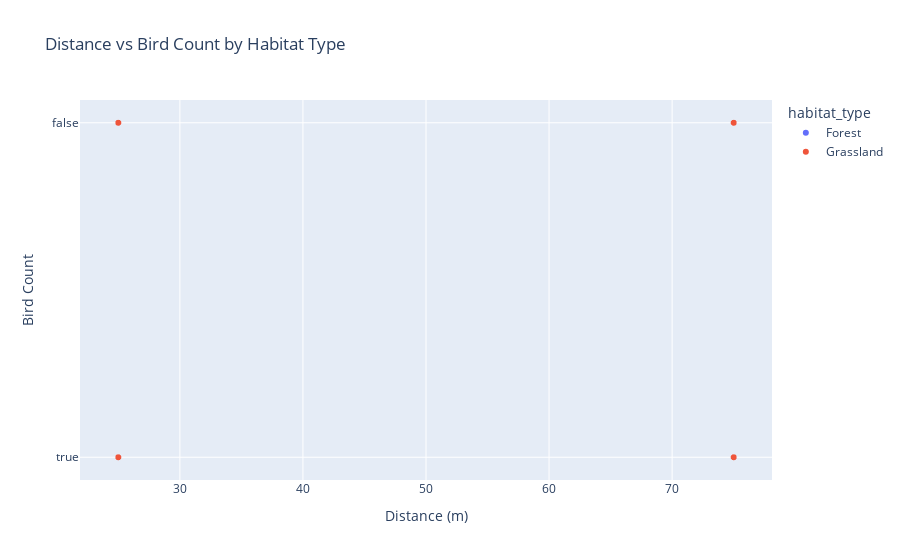

Write notebook code for a chart like this one.
### Code cell
fig = px.scatter(bird_df, x='distance_numeric', y='initial_three_min_cnt',
                 color='habitat_type',
                 hover_data=['common_name', 'location_type', 'observer'],
                 title='Distance vs Bird Count by Habitat Type')

fig.update_layout(xaxis_title='Distance (m)', yaxis_title='Bird Count')
fig.show()

### Figure 1 — Plotly figure (JSON) as saved in the notebook; plotly's stock layout.template omitted (floating-point values rounded to 4 significant figures; data arrays with more than 128 entries replaced by an {"elided": "..."} marker saying what was removed)
{"data": [{"customdata": {"elided": "8546x3 str values"}, "hovertemplate": "habitat_type=Forest<br>distance_numeric=%{x}<br>initial_three_min_cnt=%{y}<br>common_name=%{customdata[0]}<br>location_type=%{customdata[1]}<br>observer=%{customdata[2]}<extra></extra>", "legendgroup": "Forest", "marker": {"color": "#636efa", "symbol": "circle"}, "mode": "markers", "name": "Forest", "showlegend": true, "type": "scattergl", "x": {"elided": "8546 int values"}, "xaxis": "x", "y": {"elided": "8546 bool values"}, "yaxis": "y"}, {"customdata": {"elided": "6826x3 str values"}, "hovertemplate": "habitat_type=Grassland<br>distance_numeric=%{x}<br>initial_three_min_cnt=%{y}<br>common_name=%{customdata[0]}<br>location_type=%{customdata[1]}<br>observer=%{customdata[2]}<extra></extra>", "legendgroup": "Grassland", "marker": {"color": "#EF553B", "symbol": "circle"}, "mode": "markers", "name": "Grassland", "showlegend": true, "type": "scattergl", "x": {"elided": "6826 int values"}, "xaxis": "x", "y": {"elided": "6826 bool values"}, "yaxis": "y"}], "layout": {"autosize": true, "legend": {"title": {"text": "habitat_type"}, "tracegroupgap": 0}, "title": {"text": "Distance vs Bird Count by Habitat Type"}, "xaxis": {"anchor": "y", "autorange": true, "domain": [0, 1], "range": [21.96, 78.04], "title": {"text": "Distance (m)"}, "type": "linear"}, "yaxis": {"anchor": "x", "autorange": true, "domain": [0, 1], "range": [-0.08252, 1.083], "title": {"text": "Bird Count"}, "type": "category"}}}
